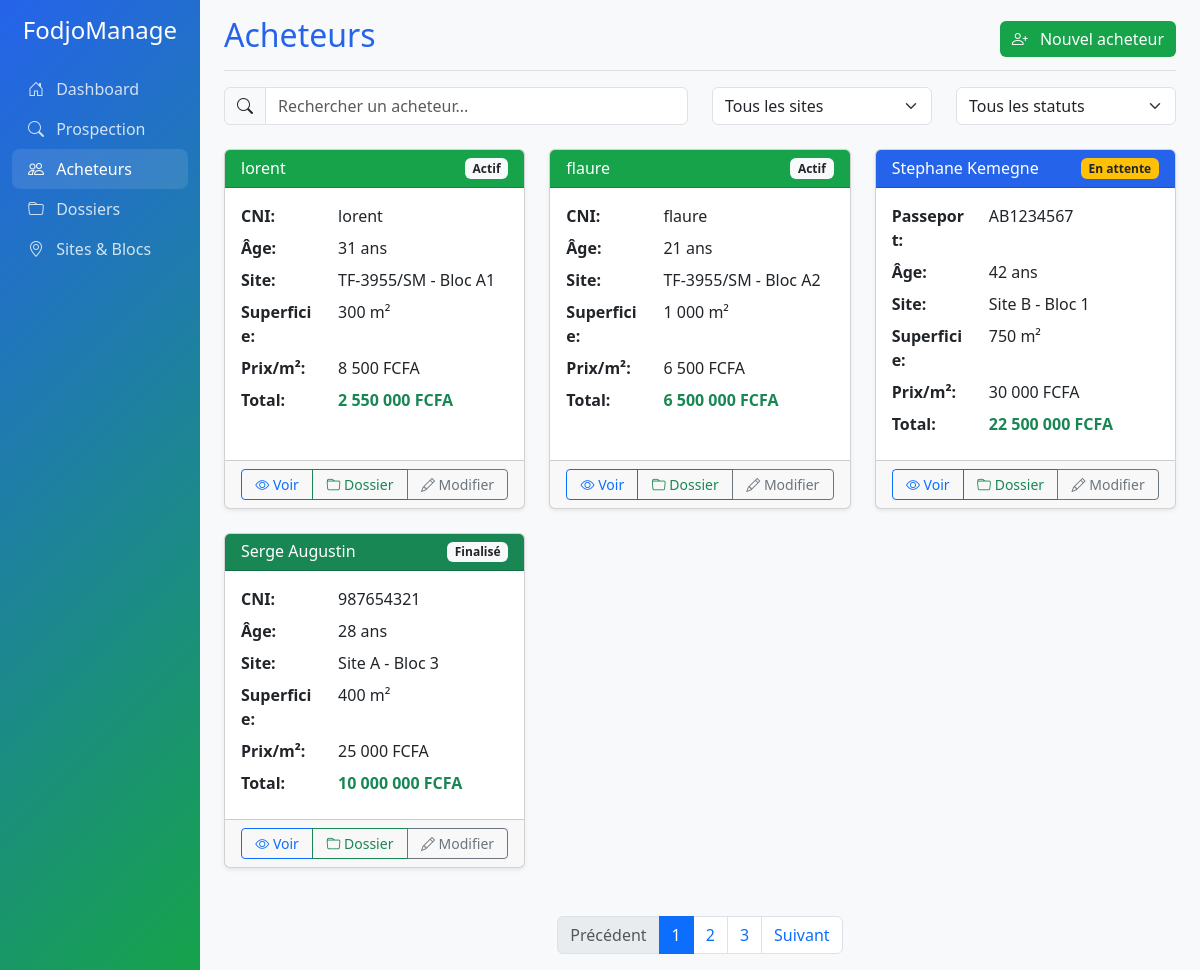
The app's page /Y_acheteurController.php with its own data.
### tables this page shows
CREATE TABLE `acheteur` (
  `idAcheteur` varchar(10) NOT NULL,
  `idEmploye` varchar(10) NOT NULL,
  `nomAcheteur` varchar(50) NOT NULL,
  `adresseAcheteur` varchar(100) NOT NULL,
  `telephoneAcheteur` varchar(10) NOT NULL,
  `numeroCNI` varchar(50) NOT NULL,
  `dateNaisAcheteur` date NOT NULL,
  `nomCommercial` varchar(50) NOT NULL,
  `notesAcheteur` text DEFAULT NULL,
  `dateCreateAcheteur` datetime NOT NULL
);

CREATE TABLE `sites` (
  `numeroTitreFoncier` varchar(100) NOT NULL,
  `localisationSite` varchar(100) NOT NULL,
  `superficieInitialeSite` int(100) NOT NULL,
  `superficieCourranteSite` int(100) NOT NULL,
  `prix_Vente` int(11) NOT NULL,
  `statut` tinyint(1) NOT NULL DEFAULT 0,
  `dateCreateSite` date NOT NULL
);

CREATE TABLE `blocs` (
  `idBloc` varchar(10) NOT NULL,
  `numeroTitreFoncier` varchar(100) NOT NULL,
  `nomBloc` varchar(50) NOT NULL,
  `superficieinitialBloc` int(100) NOT NULL,
  `superficieCourranteBloc` int(100) NOT NULL,
  `statutBloc` int(10) NOT NULL DEFAULT 0,
  `dateCreateBloc` datetime NOT NULL
);

CREATE TABLE `selection` (
  `idSelection` varchar(10) NOT NULL,
  `superficieSelection` double NOT NULL,
  `lot` varchar(50) NOT NULL,
  `montantParMetre` double NOT NULL,
  `montantTotalSelection` double NOT NULL,
  `idEmploye` varchar(10) NOT NULL,
  `idBloc` varchar(10) NOT NULL,
  `idAcheteur` varchar(10) NOT NULL,
  `dateCreateSelection` datetime NOT NULL
);

### Y_acheteurController.php (called while the page is built, shortened)
<?php
require("../models/H_functionsModels.php");
$Y_executeAcheteurs = F_executeRequeteSql("SELECT * FROM acheteur INNER JOIN selection ON acheteur.idAcheteur = selection.idAcheteur INNER JOIN blocs ON selection.idBloc = blocs.idBloc INNER JOIN sites ON blocs.numeroTitreFoncier = sites.numeroTitreFoncier");
require('../views/acheteur/acheteurView.php');
?>

### H_functionsModels.php (called while the page is built, shortened)
<?php
        if(!function_exists('F_executeRequeteSql'))
        {
            function F_executeRequeteSql (string $H_requete, array $H_tableauParams=NULL)
            {
                global $H_dbConnect;
                    if ($H_tableauParams == NULL)
                    {
                        $H_requete=$H_dbConnect->query($H_requete);
                        $resultat=$H_requete->fetchall();
                    }
                return $resultat;
            }
        }
    if(!function_exists('F_calculerAge'))
    {
        function F_calculerAge($dateNaissance) {
            $dateNaissance = new DateTime($dateNaissance);
            $dateActuelle = new DateTime();
            $age = $dateNaissance->diff($dateActuelle)->y;
            return $age;
        }
    }
?>

### acheteurView.php (the view, shortened to what this page needs)
<?php
require('../views/template/header.php');
require('../views/template/navbar.php');
?>
            <main class="col-md-9 ms-sm-auto col-lg-10 px-md-4">
                <div class="d-flex justify-content-between flex-wrap flex-md-nowrap align-items-center pt-3 pb-2 mb-3 border-bottom">
                    <h1 class="h2 text-primary-blue">Acheteurs</h1>
                    <div class="btn-toolbar mb-2 mb-md-0">
                        <button type="button" class="btn btn-primary bg-primary-green border-0" data-bs-toggle="modal" data-bs-target="#addAcheteurModal">
                            <i class="bi bi-person-plus me-2"></i>
                            Nouvel acheteur
                        </button>
                    </div>
                </div>
                <div class="row mb-4">
                    <div class="col-md-6">
                        <div class="input-group">
                            <span class="input-group-text"><i class="bi bi-search"></i></span>
                            <input type="text" class="form-control" placeholder="Rechercher un acheteur...">
                        </div>
                    </div>
                    <div class="col-md-3">
                        <select class="form-select">
                            <option>Tous les sites</option>
                        </select>
                    </div>
                    <div class="col-md-3">
                        <select class="form-select">
                            <option>Tous les statuts</option>
                        </select>
                    </div>
                </div>
                <div class="row">
                    <?php
                        foreach ($Y_executeAcheteurs as $acheteur) {
                    ?>
                    <div class="col-lg-4 col-md-6 mb-4">
                        <div class="card h-100 shadow-sm">
                            <div class="card-header bg-primary-green text-white d-flex justify-content-between align-items-center">
                                <h6 class="mb-0"><?= $acheteur->nomAcheteur ?></h6>
                                <span class="badge bg-light text-dark">Actif</span>
                            </div>
                            <div class="card-body">
                                <div class="row mb-2">
                                    <div class="col-sm-4"><strong>CNI:</strong></div>
                                    <div class="col-sm-8"><?= $acheteur->nomAcheteur ?></div>
                                </div>
                                <div class="row mb-2">
                                    <div class="col-sm-4"><strong>Âge:</strong></div>
                                    <div class="col-sm-8"><?= F_calculerAge($acheteur->dateNaisAcheteur) ?> ans</div>
                                </div>
                                <div class="row mb-2">
                                    <div class="col-sm-4"><strong>Site:</strong></div>
                                    <div class="col-sm-8"><?= $acheteur->numeroTitreFoncier ?> - <?= $acheteur->nomBloc ?></div>
                                </div>
                                <div class="row mb-2">
                                    <div class="col-sm-4"><strong>Superficie:</strong></div>
                                    <div class="col-sm-8"><?= number_format($acheteur->superficieSelection, 0, '', ' ') ?> m²</div>
                                </div>
                                <div class="row mb-2">
                                    <div class="col-sm-4"><strong>Prix/m²:</strong></div>
                                    <div class="col-sm-8"><?= number_format($acheteur->montantParMetre, 0, '', ' ') ?> FCFA</div>
                                </div>
                                <div class="row mb-2">
                                    <div class="col-sm-4"><strong>Total:</strong></div>
                                    <div class="col-sm-8"><strong class="text-success"><?= number_format($acheteur->montantTotalSelection, 0, '', ' ') ?> FCFA</strong></div>
                                </div>
                            </div>
                            <div class="card-footer">
                                <div class="btn-group w-100" role="group">
                                    <a href="Y_acheteurDetailController.php" class="btn btn-outline-primary btn-sm">
                                        <i class="bi bi-eye"></i> Voir
                                    </a>
                                    <button type="button" class="btn btn-outline-success btn-sm">
                                        <i class="bi bi-folder"></i> Dossier
                                    </button>
                                    <button type="button" class="btn btn-outline-secondary btn-sm">
                                        <i class="bi bi-pencil"></i> Modifier
                                    </button>
                                </div>
                            </div>
                        </div>
                    </div>
                    <?php
                        }
                    ?>
                    <div class="col-lg-4 col-md-6 mb-4">
                        <div class="card h-100 shadow-sm">
                            <div class="card-header bg-primary-blue text-white d-flex justify-content-between align-items-center">
                                <h6 class="mb-0">Stephane Kemegne</h6>
                                <span class="badge bg-warning text-dark">En attente</span>
                            </div>
                            <div class="card-body">
                                <div class="row mb-2">
                                    <div class="col-sm-4"><strong>Passeport:</strong></div>
                                    <div class="col-sm-8">AB1234567</div>
                                </div>
                                <div class="row mb-2">
                                    <div class="col-sm-4"><strong>Âge:</strong></div>
                                    <div class="col-sm-8">42 ans</div>
                                </div>
                                <div class="row mb-2">
                                    <div class="col-sm-4"><strong>Site:</strong></div>
                                    <div class="col-sm-8">Site B - Bloc 1</div>
                                </div>
                                <div class="row mb-2">
                                    <div class="col-sm-4"><strong>Superficie:</strong></div>
                                    <div class="col-sm-8">750 m²</div>
                                </div>
                                <div class="row mb-2">
                                    <div class="col-sm-4"><strong>Prix/m²:</strong></div>
                                    <div class="col-sm-8">30 000 FCFA</div>
                                </div>
                                <div class="row mb-2">
                                    <div class="col-sm-4"><strong>Total:</strong></div>
                                    <div class="col-sm-8"><strong class="text-success">22 500 000 FCFA</strong></div>
                                </div>
                            </div>
                            <div class="card-footer">
                                <div class="btn-group w-100" role="group">
                                    <button type="button" class="btn btn-outline-primary btn-sm">
                                        <i class="bi bi-eye"></i> Voir
                                    </button>
                                    <button type="button" class="btn btn-outline-success btn-sm">
                                        <i class="bi bi-folder"></i> Dossier
                                    </button>
                                    <button type="button" class="btn btn-outline-secondary btn-sm">
                                        <i class="bi bi-pencil"></i> Modifier
                                    </button>
                                </div>
                            </div>
                        </div>
                    </div>
                    <div class="col-lg-4 col-md-6 mb-4">
                        <div class="card h-100 shadow-sm">
                            <div class="card-header bg-success text-white d-flex justify-content-between align-items-center">
                                <h6 class="mb-0">Serge Augustin</h6>
                                <span class="badge bg-light text-dark">Finalisé</span>
                            </div>
                            <div class="card-body">
                                <div class="row mb-2">
                                    <div class="col-sm-4"><strong>CNI:</strong></div>
                                    <div class="col-sm-8">987654321</div>
                                </div>
                                <div class="row mb-2">
                                    <div class="col-sm-4"><strong>Âge:</strong></div>
                                    <div class="col-sm-8">28 ans</div>
                                </div>
                                <div class="row mb-2">
                                    <div class="col-sm-4"><strong>Site:</strong></div>
                                    <div class="col-sm-8">Site A - Bloc 3</div>
                                </div>
                                <div class="row mb-2">
                                    <div class="col-sm-4"><strong>Superficie:</strong></div>
                                    <div class="col-sm-8">400 m²</div>
                                </div>
                                <div class="row mb-2">
                                    <div class="col-sm-4"><strong>Prix/m²:</strong></div>
                                    <div class="col-sm-8">25 000 FCFA</div>
                                </div>
                                <div class="row mb-2">
                                    <div class="col-sm-4"><strong>Total:</strong></div>
                                    <div class="col-sm-8"><strong class="text-success">10 000 000 FCFA</strong></div>
                                </div>
                            </div>
                            <div class="card-footer">
                                <div class="btn-group w-100" role="group">
                                    <button type="button" class="btn btn-outline-primary btn-sm">
                                        <i class="bi bi-eye"></i> Voir
                                    </button>
                                    <button type="button" class="btn btn-outline-success btn-sm">
                                        <i class="bi bi-folder"></i> Dossier
                                    </button>
                                    <button type="button" class="btn btn-outline-secondary btn-sm">
                                        <i class="bi bi-pencil"></i> Modifier
                                    </button>
                                </div>
                            </div>
                        </div>
                    </div>
                </div>
                <nav aria-label="Page navigation" class="mt-4">
                    <ul class="pagination justify-content-center">
                        <li class="page-item disabled">
                            <a class="page-link" href="#" tabindex="-1">Précédent</a>
                        </li>
                        <li class="page-item active"><a class="page-link" href="#">1</a></li>
                        <li class="page-item"><a class="page-link" href="#">2</a></li>
                        <li class="page-item"><a class="page-link" href="#">3</a></li>
                        <li class="page-item">
                            <a class="page-link" href="#">Suivant</a>
                        </li>
                    </ul>
                </nav>
            </main>
        </div>
    </div>
</body>
</html>

### records on screen
acheteur: nomAcheteur "lorent", dateNaisAcheteur "31", sites.numeroTitreFoncier "TF-3955/SM", blocs.nomBloc "Bloc A1", selection.superficieSelection "300", selection.montantParMetre "8 500", selection.montantTotalSelection "2 550 000"
acheteur: nomAcheteur "flaure", dateNaisAcheteur "21", sites.numeroTitreFoncier "TF-3955/SM", blocs.nomBloc "Bloc A2", selection.superficieSelection "1 000", selection.montantParMetre "6 500", selection.montantTotalSelection "6 500 000"
